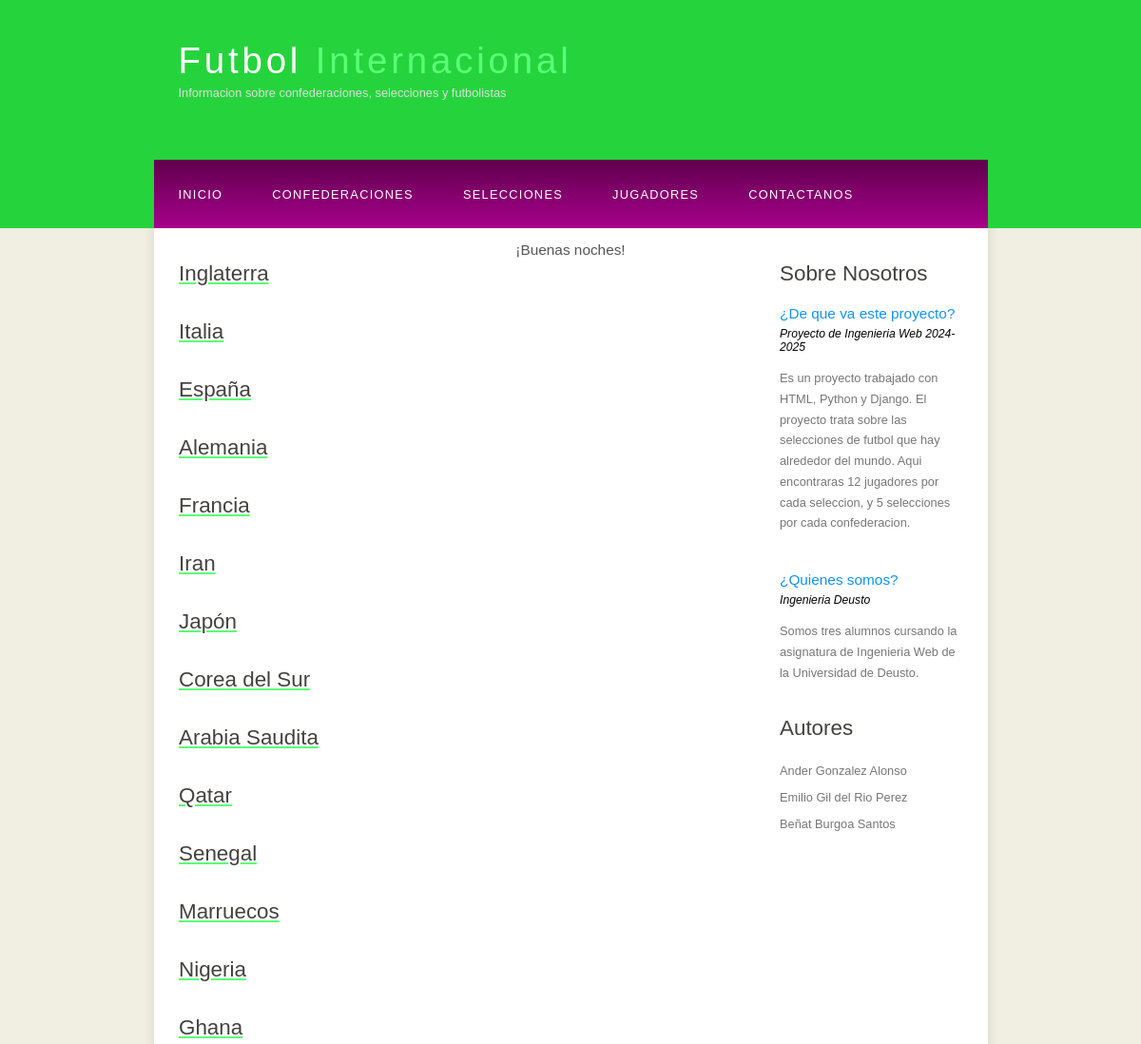
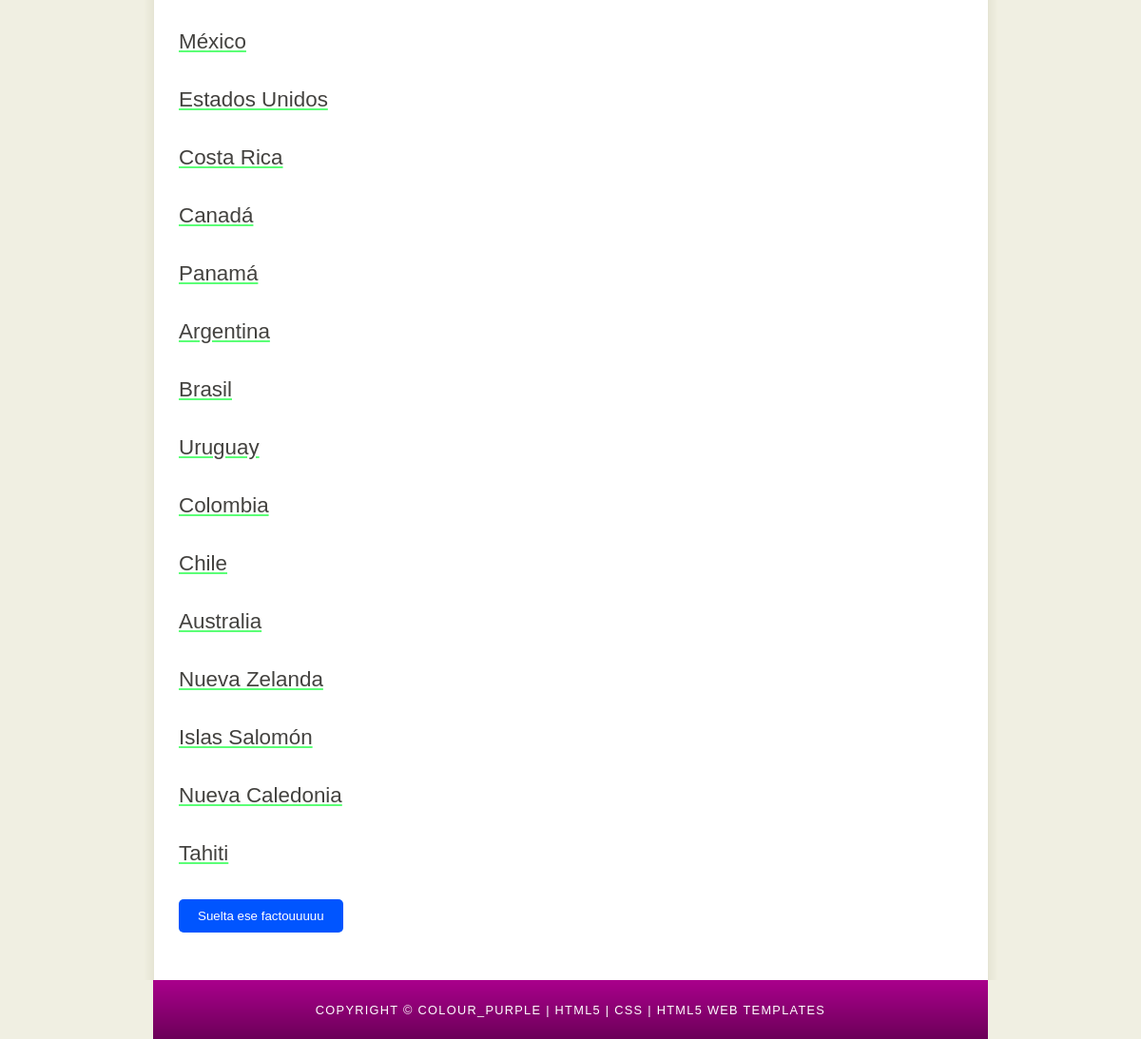
/seleccionesAPP/listaSelecciones/, run on the app's committed database (2 pictures, top to bottom).
### seleccionesAPP/models.py (models this page shows, shortened)
class Seleccion(models.Model):
    nombre = models.CharField(max_length=100)
    confederacion = models.ForeignKey(Confederacion, on_delete=models.CASCADE, related_name='seleccion')

### seleccionesAPP/views.py (the view)
# urls.py: path('listaSelecciones/', views.listaSeleccion.as_view(),name='listaSeleccion'),
class listaSeleccion(ListView):
    model= Seleccion
    template_name='listaSeleccion.html'
    context_object_name='seleccion_list'

### seleccionesAPP/templates/listaSeleccion.html
{% extends 'base.html' %}
{% block contenido %}
{% for seleccion in seleccion_list%}
<a href="{% url 'detalleSeleccion' seleccion.id%}">
    <h1> {{ seleccion.nombre }}</h1>
</a>
{% empty %}
    <p>No hay marcas disponibles.</p>
{% endfor %}
{% endblock %}

### seleccionesAPP/templates/base.html (shortened to what this page needs)
{% load static %}
<!DOCTYPE HTML>
<html>
<head>
  <link rel="stylesheet" type="text/css" href="{%static 'style/style.css'%}" title="style" />
</head>
<body>
  <div id="main">
    <div id="header">
      <div id="logo">
        <div id="logo_text">
          <h1><a href="{% url 'index'%}">Futbol<span class="logo_colour"> Internacional</span></a></h1>
          <h2>Informacion sobre confederaciones, selecciones y futbolistas</h2>
        </div>
      </div>
      <div id="menubar">
        <ul id="menu">
          <li><a href="{% url 'index'%}">Inicio</a></li>
           <li><a href="{%url 'listaConfederacion'%}">Confederaciones</a></li>
          <li><a href="{%url 'listaSeleccion'%}">Selecciones</a></li>
          <li><a href="{%url 'listaFutbolista'%}">Jugadores</a></li>
          <li><a href="#">Contactanos</a></li>
        </ul>
      </div>
    </div>
    <div id="site_content">
      <div class="sidebar">
        <h3>Sobre Nosotros</h3>
        <h4>¿De que va este proyecto?</h4>
        <h5>Proyecto de Ingenieria Web 2024-2025</h5>
        <p> Es un proyecto trabajado con HTML, Python y Django. El proyecto trata sobre las selecciones de futbol que hay alrededor del mundo.
          Aqui encontraras 12 jugadores por cada seleccion, y 5 selecciones por cada confederacion.
          <br />
        <p></p>
        <h4>¿Quienes somos?</h4>
        <h5>Ingenieria Deusto</h5>
        <p> Somos tres alumnos cursando la asignatura de Ingenieria Web de la Universidad de Deusto.
          <br />
        <h3>Autores</h3>
        <ul>
          <li>Ander Gonzalez Alonso</li>
          <li>Emilio Gil del Rio Perez</li>
          <li>Beñat Burgoa Santos</li>
        </ul>
      </div>
      <div id="content">
        {% block contenido %}{%endblock%}
      </div>
    </div>
    <div id="footer">
      Copyright &copy; colour_purple | <a href="http://validator.w3.org/check?uri=referer">HTML5</a> | <a href="http://jigsaw.w3.org/css-validator/check/referer">CSS</a> | <a href="http://www.html5webtemplates.co.uk">HTML5 Web Templates</a>
    </div>
  </div>
</body>
</html>

### seleccionesAPP/static/style/style.css (style rules this page uses)
html { height: 100%; }
* { margin: 0; padding: 0; }
body { font: normal .80em 'trebuchet ms', arial, sans-serif; background: #F0EFE2; color: #777; }
p { padding: 0 0 20px 0; line-height: 1.7em; }
h1, h2, h3, h4, h5, h6 { font: normal 175% 'century gothic', arial, sans-serif; color: #43423F; margin: 0 0 15px 0; padding: 15px 0 5px 0; }
h2 { font: normal 175% 'century gothic', arial, sans-serif; color: #1293EE; }
h4, h5, h6 { margin: 0; padding: 0 0 5px 0; font: normal 120% arial, sans-serif; color: #1293EE; }
h5, h6 { font: italic 95% arial, sans-serif; padding: 0 0 15px 0; color: #000; }
a, a:hover { outline: none; text-decoration: underline; color: #5bff76; }
ul { margin: 2px 0 22px 17px; }
ul li { list-style-type: circle; margin: 0 0 6px 0; padding: 0 0 4px 5px; }
#main, #logo, #menubar, #site_content, #footer { margin-left: auto; margin-right: auto; }
#header { background: #25d43c; height: 240px; }
#logo { width: 825px; position: relative; height: 168px; background-image: url(footballBanner.jpg) no-repeat; }
#logo #logo_text { position: absolute; top: 20px; left: 0; }
#logo h1, #logo h2 { font: normal 300% 'century gothic', arial, sans-serif; border-bottom: 0; text-transform: none; margin: 0; }
#logo_text h1, #logo_text h1 a, #logo_text h1 a:hover { padding: 22px 0 0 0; color: #FFF; letter-spacing: 0.1em; text-decoration: none; }
#logo_text h1 a .logo_colour { color: #5bff76; }
#logo_text h2 { font-size: 100%; padding: 4px 0 0 0; color: #DDD; }
#menubar { width: 877px; height: 72px; padding: 0; background: #368a36 url(menu.png) repeat-x; }
ul#menu, ul#menu li { float: left; margin: 0; padding: 0; }
ul#menu li { list-style: none; }
ul#menu li a { letter-spacing: 0.1em; font: normal 100% 'lucida sans unicode', arial, sans-serif; display: block; float: left; height: 37px; padding: 29px 26px 6px 26px; text-align: center; color: #FFF; text-transform: uppercase; text-decoration: none; background: transparent; }
#site_content { width: 837px; overflow: hidden; margin: 0 auto 0 auto; padding: 20px 24px 20px 37px; background: #FFF url(content.png) repeat-y; }
.sidebar { float: right; width: 190px; padding: 0 15px 20px 15px; }
.sidebar ul { width: 178px; padding: 4px 0 0 0; margin: 4px 0 30px 0; }
.sidebar li { list-style: none; padding: 0 0 7px 0; }
#content { text-align: left; width: 595px; padding: 0; }
#footer { width: 878px; font: normal 100% 'lucida sans unicode', arial, sans-serif; height: 33px; padding: 24px 0 5px 0; text-align: center; background: #29425E url(footer.png) repeat-x; color: #FFF; text-transform: uppercase; letter-spacing: 0.1em; }
#footer a { color: #FFF; text-decoration: none; }

### data on the page
Seleccion: nombre "Inglaterra"
Seleccion: nombre "Italia"
Seleccion: nombre "España"
Seleccion: nombre "Alemania"
Seleccion: nombre "Francia"
Seleccion: nombre "Iran"
Seleccion: nombre "Japón"
Seleccion: nombre "Corea del Sur"
Seleccion: nombre "Arabia Saudita"
Seleccion: nombre "Qatar"
Seleccion: nombre "Senegal"
Seleccion: nombre "Marruecos"
Seleccion: nombre "Nigeria"
Seleccion: nombre "Ghana"
Seleccion: nombre "México"
Seleccion: nombre "Estados Unidos"
Seleccion: nombre "Costa Rica"
Seleccion: nombre "Canadá"
Seleccion: nombre "Panamá"
Seleccion: nombre "Argentina"
Seleccion: nombre "Brasil"
Seleccion: nombre "Uruguay"
Seleccion: nombre "Colombia"
Seleccion: nombre "Chile"
Seleccion: nombre "Australia"
Seleccion: nombre "Nueva Zelanda"
Seleccion: nombre "Islas Salomón"
Seleccion: nombre "Nueva Caledonia"
Seleccion: nombre "Tahiti"
